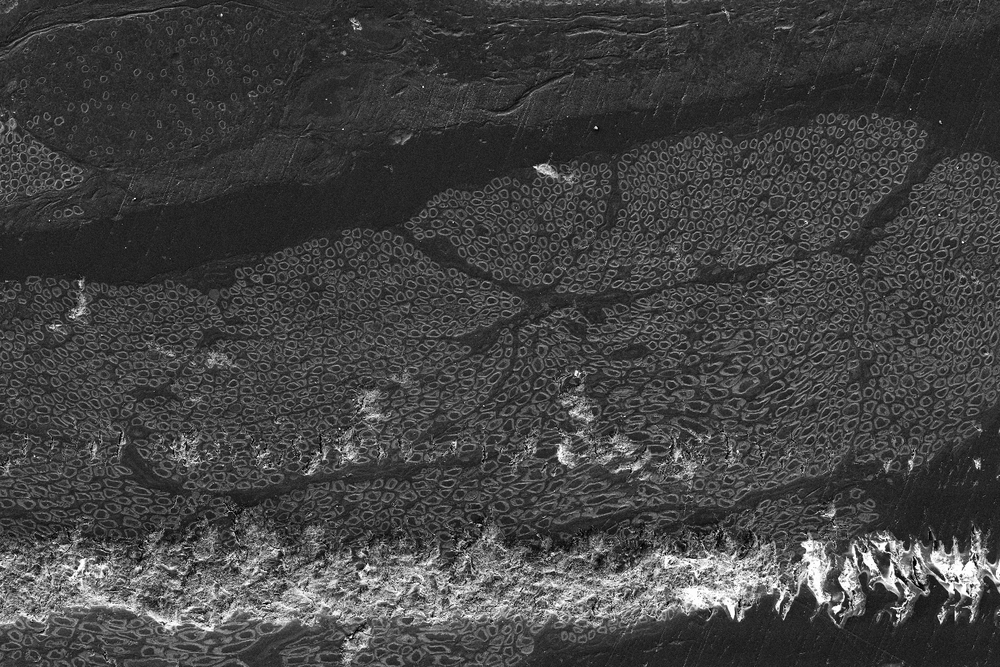
%> input picture code/BSE_good_sample.tif, 1000 x 667 px, shrunk from 1501 x 1001 before the run
$ octave --eval "result = RemoveBorder(imread('../../code/BSE_good_sample.tif'));"   (GNU Octave 9; MATLAB toolbox functions it lacks are replaced by stand-ins)
%> lines starting %> are read from the running program, lines starting %| are printed output that depends on the picture

function im_in=RemoveBorder(im_in)
MaximalMyelinLength=25;
im_in(MaximalMyelinLength:end-MaximalMyelinLength,MaximalMyelinLength:end-MaximalMyelinLength)=imclearborder(im_in(MaximalMyelinLength:end-MaximalMyelinLength,MaximalMyelinLength:end-MaximalMyelinLength),8);
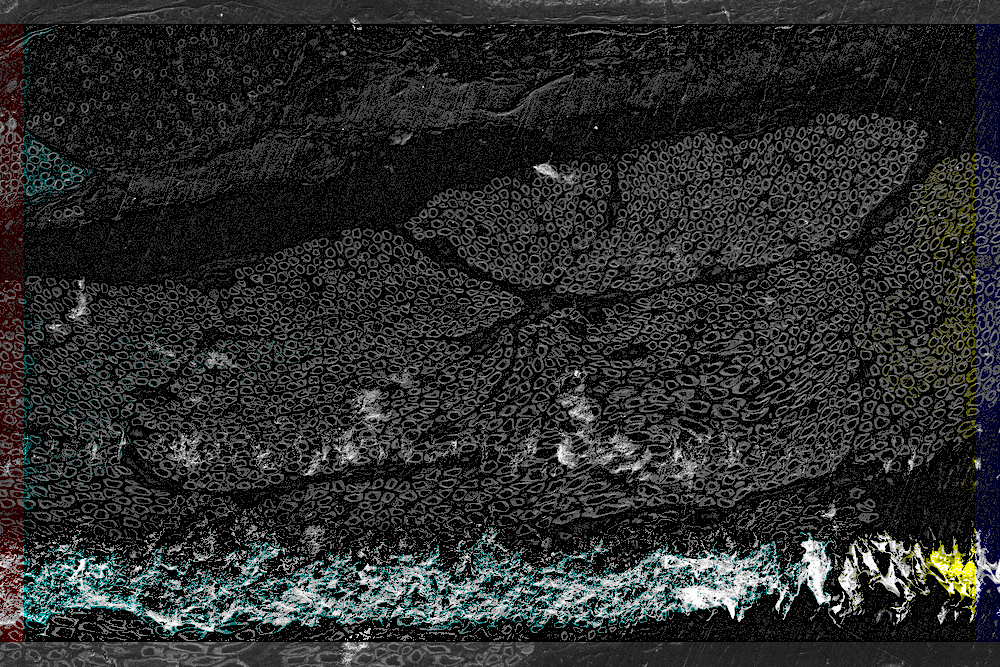
%> im_in: size 667x1000x3 uint8; mean R, G, B 42.3, 43.9, 43.7
im_in([1:MaximalMyelinLength],:)=false;
im_in(:,[1:MaximalMyelinLength])=false;
im_in([end-MaximalMyelinLength:end],:)=false;
im_in(:,[end-MaximalMyelinLength:end])=false;
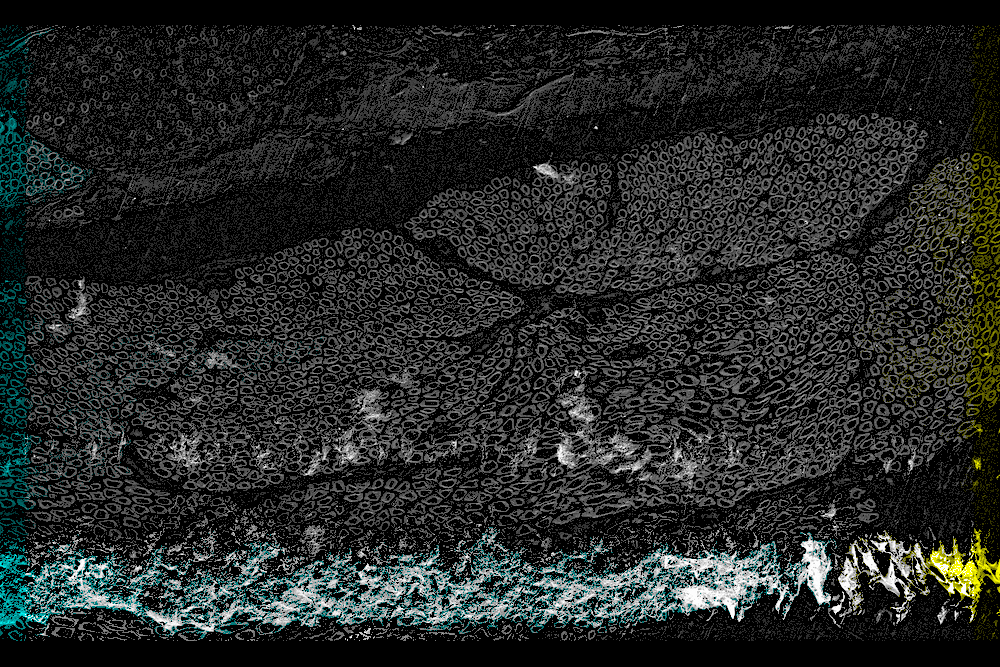
%> im_in: size 667x1000x3 uint8; mean R, G, B 36.8, 39.9, 38.3
